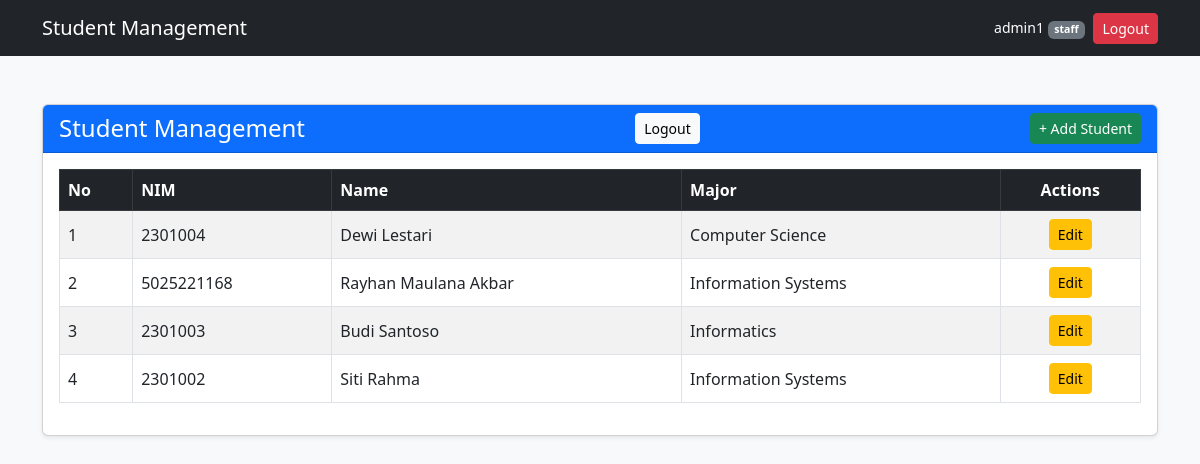
Page /index.php (signed in) on the committed database.
### tables this page shows
CREATE TABLE `students` (
  `id` int(11) NOT NULL,
  `nim` varchar(20) NOT NULL,
  `name` varchar(100) NOT NULL,
  `major_id` int(11) NOT NULL
);

CREATE TABLE `majors` (
  `id` int(11) NOT NULL,
  `name` varchar(50) NOT NULL
);

### index.php (the view, shortened to what this page needs)
<?php
include 'config.php';
$query = "SELECT s.id, s.nim, s.name, m.name AS major_name
          FROM students s
          JOIN majors m ON s.major_id = m.id
          ORDER BY s.id DESC";
$result = mysqli_query($conn, $query);
?>
<!DOCTYPE html>
<html lang="en">
<head>
    <link href="https://cdn.jsdelivr.net/npm/bootstrap@5.3.0/dist/css/bootstrap.min.css"
          rel="stylesheet">
</head>
<body class="bg-light">
<?php include 'navbar.php'; ?>
<div class="container mt-5">
    <div class="card shadow-sm">
        <div class="card-header bg-primary text-white d-flex justify-content-between align-items-center">
            <h4 class="mb-0">
                Student Management
            </h4>
            <a href="logout.php" class="btn btn-light btn-sm">
                Logout
            </a>
            <a href="create.php" class="btn btn-success btn-sm">
                + Add Student
            </a>
        </div>
        <div class="card-body">
            <div class="table-responsive">
                <table class="table table-bordered table-striped table-hover align-middle">
                    <thead class="table-dark">
                        <tr>
                            <th>No</th>
                            <th>NIM</th>
                            <th>Name</th>
                            <th>Major</th>
                            <th class="text-center">Actions</th>
                        </tr>
                    </thead>
                    <tbody>
                        <?php $no = 1; ?>
                        <?php while ($row = mysqli_fetch_assoc($result)): ?>
                        <tr>
                            <td>
                                <?= $no++ ?>
                            </td>
                            <td>
                                <?= htmlspecialchars($row['nim']) ?>
                            </td>
                            <td>
                                <?= htmlspecialchars($row['name']) ?>
                            </td>
                            <td>
                                <?= htmlspecialchars($row['major_name']) ?>
                            </td>
                            <td class="text-center">
                                <a href="edit.php?id=<?= $row['id'] ?>"
                                class="btn btn-warning btn-sm">
                                Edit
                                </a>
                            </td>
                        </tr>
                        <?php endwhile; ?>
                    </tbody>
                </table>
            </div>
        </div>
    </div>
</div>
</body>
</html>

### rows in the picture
students: nim "2301004", name "Dewi Lestari", major.name "Computer Science"
students: nim "5025221168", name "Rayhan Maulana Akbar", major.name "Information Systems"
students: nim "2301003", name "Budi Santoso", major.name "Informatics"
students: nim "2301002", name "Siti Rahma", major.name "Information Systems"

### other values in the picture
$_SESSION['username'] "admin1"
$_SESSION['role'] "staff"
